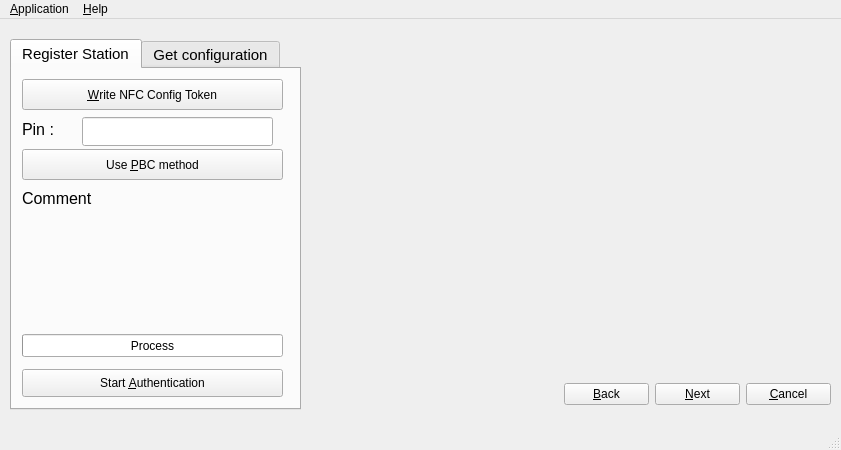
<ui version="4.0" >
 <class>TestbedAp</class>
 <widget class="QMainWindow" name="TestbedAp" >
  <property name="geometry" >
   <rect>
    <x>0</x>
    <y>0</y>
    <width>841</width>
    <height>450</height>
   </rect>
  </property>
  <property name="sizePolicy" >
   <sizepolicy vsizetype="Fixed" hsizetype="Fixed" >
    <horstretch>0</horstretch>
    <verstretch>0</verstretch>
   </sizepolicy>
  </property>
  <property name="minimumSize" >
   <size>
    <width>841</width>
    <height>450</height>
   </size>
  </property>
  <property name="maximumSize" >
   <size>
    <width>841</width>
    <height>450</height>
   </size>
  </property>
  <property name="windowTitle" >
   <string>WiFi - Protected Setup Access Point Application</string>
  </property>
  <property name="autoFillBackground" >
   <bool>true</bool>
  </property>
  <property name="animated" >
   <bool>true</bool>
  </property>
  <widget class="QWidget" name="centralwidget" >
   <widget class="QTabWidget" name="tabWidget" >
    <property name="geometry" >
     <rect>
      <x>10</x>
      <y>20</y>
      <width>291</width>
      <height>371</height>
     </rect>
    </property>
    <property name="font" >
     <font>
      <pointsize>11</pointsize>
     </font>
    </property>
    <property name="currentIndex" >
     <number>0</number>
    </property>
    <widget class="QWidget" name="tabRegSta" >
     <attribute name="title" >
      <string>Register Station</string>
     </attribute>
     <widget class="QLabel" name="label_2" >
      <property name="geometry" >
       <rect>
        <x>10</x>
        <y>50</y>
        <width>51</width>
        <height>21</height>
       </rect>
      </property>
      <property name="font" >
       <font>
        <pointsize>12</pointsize>
       </font>
      </property>
      <property name="text" >
       <string>Pin :</string>
      </property>
     </widget>
     <widget class="QPushButton" name="pbRegStaPbc" >
      <property name="geometry" >
       <rect>
        <x>10</x>
        <y>80</y>
        <width>261</width>
        <height>31</height>
       </rect>
      </property>
      <property name="font" >
       <font>
        <pointsize>9</pointsize>
       </font>
      </property>
      <property name="text" >
       <string>Use &amp;PBC method</string>
      </property>
     </widget>
     <widget class="QPushButton" name="pbRegStaAuth" >
      <property name="geometry" >
       <rect>
        <x>10</x>
        <y>300</y>
        <width>261</width>
        <height>28</height>
       </rect>
      </property>
      <property name="font" >
       <font>
        <pointsize>9</pointsize>
       </font>
      </property>
      <property name="text" >
       <string>Start &amp;Authentication</string>
      </property>
     </widget>
     <widget class="QLabel" name="lblRegStaCmt" >
      <property name="geometry" >
       <rect>
        <x>10</x>
        <y>120</y>
        <width>251</width>
        <height>151</height>
       </rect>
      </property>
      <property name="font" >
       <font>
        <pointsize>12</pointsize>
       </font>
      </property>
      <property name="text" >
       <string>Comment</string>
      </property>
      <property name="alignment" >
       <set>Qt::AlignLeading|Qt::AlignLeft|Qt::AlignTop</set>
      </property>
     </widget>
     <widget class="QLineEdit" name="lePin" >
      <property name="geometry" >
       <rect>
        <x>70</x>
        <y>48</y>
        <width>191</width>
        <height>29</height>
       </rect>
      </property>
      <property name="font" >
       <font>
        <pointsize>12</pointsize>
       </font>
      </property>
      <property name="text" >
       <string/>
      </property>
     </widget>
     <widget class="QPushButton" name="pbWriteConfig" >
      <property name="geometry" >
       <rect>
        <x>10</x>
        <y>10</y>
        <width>261</width>
        <height>31</height>
       </rect>
      </property>
      <property name="font" >
       <font>
        <pointsize>9</pointsize>
       </font>
      </property>
      <property name="text" >
       <string>&amp;Write NFC Config Token</string>
      </property>
     </widget>
     <widget class="QProgressBar" name="prgRegSta" >
      <property name="geometry" >
       <rect>
        <x>10</x>
        <y>265</y>
        <width>261</width>
        <height>23</height>
       </rect>
      </property>
      <property name="font" >
       <font>
        <pointsize>9</pointsize>
       </font>
      </property>
      <property name="maximum" >
       <number>1200</number>
      </property>
      <property name="value" >
       <number>0</number>
      </property>
      <property name="orientation" >
       <enum>Qt::Horizontal</enum>
      </property>
      <property name="format" >
       <string>Process</string>
      </property>
     </widget>
    </widget>
    <widget class="QWidget" name="tabGetConfig" >
     <attribute name="title" >
      <string>Get configuration</string>
     </attribute>
     <widget class="QLabel" name="label" >
      <property name="geometry" >
       <rect>
        <x>10</x>
        <y>50</y>
        <width>51</width>
        <height>21</height>
       </rect>
      </property>
      <property name="font" >
       <font>
        <pointsize>12</pointsize>
       </font>
      </property>
      <property name="text" >
       <string>Pin :</string>
      </property>
     </widget>
     <widget class="QLabel" name="lblPin" >
      <property name="geometry" >
       <rect>
        <x>70</x>
        <y>50</y>
        <width>191</width>
        <height>21</height>
       </rect>
      </property>
      <property name="font" >
       <font>
        <pointsize>12</pointsize>
       </font>
      </property>
      <property name="text" >
       <string>12345670</string>
      </property>
     </widget>
     <widget class="QLabel" name="lblGetConfigCmt" >
      <property name="geometry" >
       <rect>
        <x>10</x>
        <y>120</y>
        <width>251</width>
        <height>151</height>
       </rect>
      </property>
      <property name="font" >
       <font>
        <pointsize>12</pointsize>
       </font>
      </property>
      <property name="text" >
       <string>Comment</string>
      </property>
      <property name="alignment" >
       <set>Qt::AlignLeading|Qt::AlignLeft|Qt::AlignTop</set>
      </property>
     </widget>
     <widget class="QPushButton" name="pbGetConfigAuth" >
      <property name="geometry" >
       <rect>
        <x>10</x>
        <y>300</y>
        <width>261</width>
        <height>28</height>
       </rect>
      </property>
      <property name="font" >
       <font>
        <pointsize>9</pointsize>
       </font>
      </property>
      <property name="text" >
       <string>Start &amp;Authentication</string>
      </property>
     </widget>
     <widget class="QPushButton" name="pbGetConfigPbc" >
      <property name="geometry" >
       <rect>
        <x>10</x>
        <y>80</y>
        <width>261</width>
        <height>31</height>
       </rect>
      </property>
      <property name="font" >
       <font>
        <pointsize>9</pointsize>
       </font>
      </property>
      <property name="text" >
       <string>Use &amp;PBC method</string>
      </property>
     </widget>
     <widget class="QPushButton" name="pbReadConfig" >
      <property name="geometry" >
       <rect>
        <x>10</x>
        <y>10</y>
        <width>261</width>
        <height>31</height>
       </rect>
      </property>
      <property name="font" >
       <font>
        <pointsize>9</pointsize>
       </font>
      </property>
      <property name="text" >
       <string>&amp;Read NFC Config Token</string>
      </property>
     </widget>
     <widget class="QProgressBar" name="prgGetConfig" >
      <property name="geometry" >
       <rect>
        <x>10</x>
        <y>265</y>
        <width>261</width>
        <height>23</height>
       </rect>
      </property>
      <property name="font" >
       <font>
        <pointsize>9</pointsize>
       </font>
      </property>
      <property name="maximum" >
       <number>1200</number>
      </property>
      <property name="value" >
       <number>0</number>
      </property>
      <property name="orientation" >
       <enum>Qt::Horizontal</enum>
      </property>
      <property name="format" >
       <string>Process</string>
      </property>
     </widget>
    </widget>
   </widget>
   <widget class="QWidget" name="horizontalLayout" >
    <property name="geometry" >
     <rect>
      <x>310</x>
      <y>360</y>
      <width>521</width>
      <height>31</height>
     </rect>
    </property>
    <layout class="QHBoxLayout" >
     <property name="spacing" >
      <number>6</number>
     </property>
     <property name="leftMargin" >
      <number>0</number>
     </property>
     <property name="topMargin" >
      <number>0</number>
     </property>
     <property name="rightMargin" >
      <number>0</number>
     </property>
     <property name="bottomMargin" >
      <number>0</number>
     </property>
     <item>
      <spacer>
       <property name="orientation" >
        <enum>Qt::Horizontal</enum>
       </property>
       <property name="sizeHint" >
        <size>
         <width>40</width>
         <height>20</height>
        </size>
       </property>
      </spacer>
     </item>
     <item>
      <spacer>
       <property name="orientation" >
        <enum>Qt::Horizontal</enum>
       </property>
       <property name="sizeHint" >
        <size>
         <width>40</width>
         <height>20</height>
        </size>
       </property>
      </spacer>
     </item>
     <item>
      <spacer>
       <property name="orientation" >
        <enum>Qt::Horizontal</enum>
       </property>
       <property name="sizeHint" >
        <size>
         <width>40</width>
         <height>20</height>
        </size>
       </property>
      </spacer>
     </item>
     <item>
      <widget class="QPushButton" name="pbBack" >
       <property name="sizePolicy" >
        <sizepolicy vsizetype="Fixed" hsizetype="Expanding" >
         <horstretch>0</horstretch>
         <verstretch>0</verstretch>
        </sizepolicy>
       </property>
       <property name="text" >
        <string>&amp;Back</string>
       </property>
      </widget>
     </item>
     <item>
      <widget class="QPushButton" name="pbNext" >
       <property name="sizePolicy" >
        <sizepolicy vsizetype="Fixed" hsizetype="Expanding" >
         <horstretch>0</horstretch>
         <verstretch>0</verstretch>
        </sizepolicy>
       </property>
       <property name="text" >
        <string>&amp;Next</string>
       </property>
      </widget>
     </item>
     <item>
      <widget class="QPushButton" name="pbCancel" >
       <property name="sizePolicy" >
        <sizepolicy vsizetype="Fixed" hsizetype="Expanding" >
         <horstretch>0</horstretch>
         <verstretch>0</verstretch>
        </sizepolicy>
       </property>
       <property name="text" >
        <string>&amp;Cancel</string>
       </property>
      </widget>
     </item>
    </layout>
   </widget>
   <widget class="QFrame" name="frame" >
    <property name="geometry" >
     <rect>
      <x>310</x>
      <y>20</y>
      <width>521</width>
      <height>331</height>
     </rect>
    </property>
    <property name="frameShadow" >
     <enum>QFrame::Raised</enum>
    </property>
   </widget>
  </widget>
  <widget class="QMenuBar" name="menubar" >
   <property name="geometry" >
    <rect>
     <x>0</x>
     <y>0</y>
     <width>841</width>
     <height>29</height>
    </rect>
   </property>
   <widget class="QMenu" name="menu_Application" >
    <property name="title" >
     <string>&amp;Application</string>
    </property>
    <addaction name="actQuit" />
   </widget>
   <widget class="QMenu" name="menu_Help" >
    <property name="title" >
     <string>&amp;Help</string>
    </property>
    <addaction name="actAbout" />
   </widget>
   <addaction name="menu_Application" />
   <addaction name="menu_Help" />
  </widget>
  <widget class="QStatusBar" name="statusbar" />
  <action name="actQuit" >
   <property name="text" >
    <string>&amp;Quit</string>
   </property>
  </action>
  <action name="actAbout" >
   <property name="text" >
    <string>A&amp;bout</string>
   </property>
  </action>
 </widget>
 <tabstops>
  <tabstop>pbNext</tabstop>
  <tabstop>pbCancel</tabstop>
  <tabstop>pbBack</tabstop>
  <tabstop>tabWidget</tabstop>
  <tabstop>pbWriteConfig</tabstop>
  <tabstop>lePin</tabstop>
  <tabstop>pbRegStaPbc</tabstop>
  <tabstop>pbRegStaAuth</tabstop>
  <tabstop>pbReadConfig</tabstop>
  <tabstop>pbGetConfigPbc</tabstop>
  <tabstop>pbGetConfigAuth</tabstop>
 </tabstops>
 <resources/>
 <connections/>
</ui>
